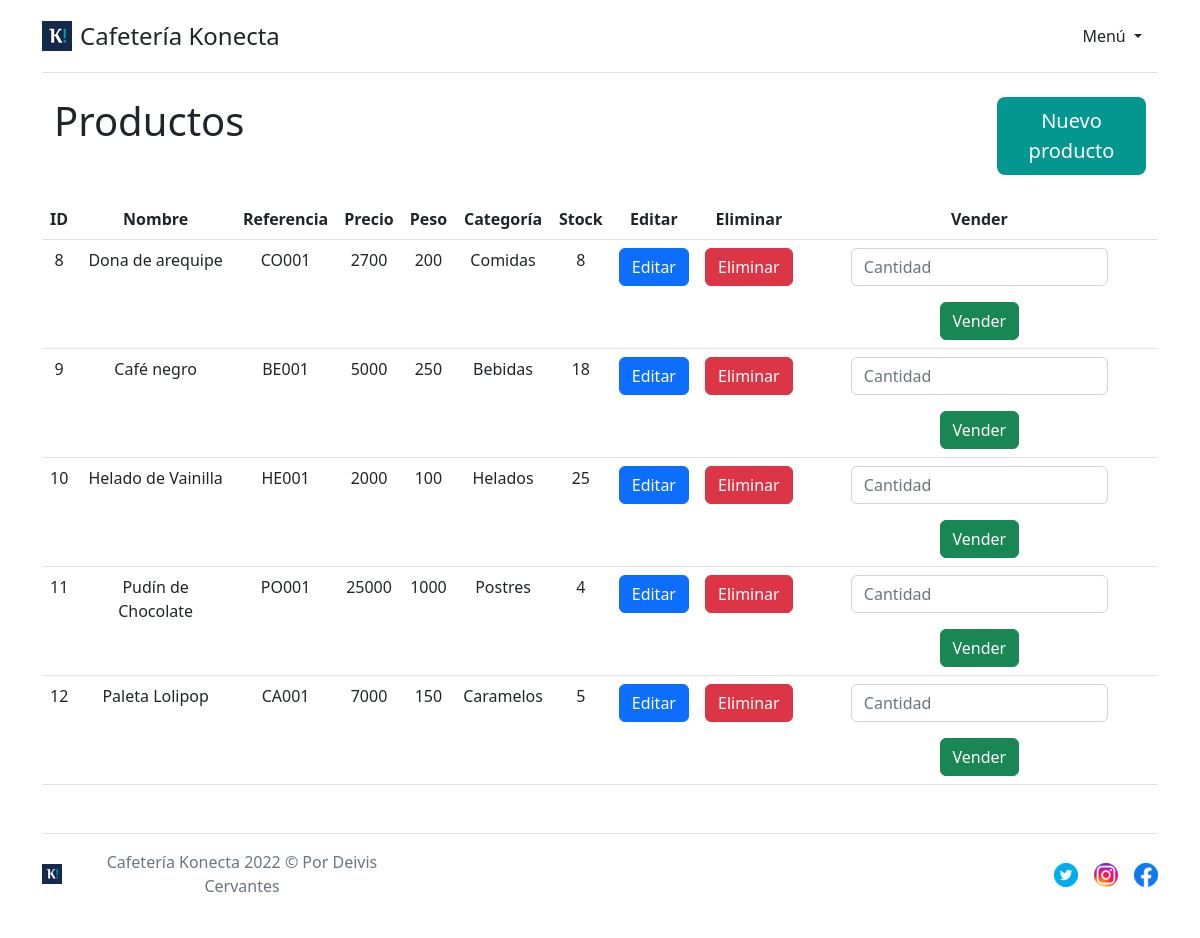
The page / on the database its author committed.
### tables this page shows
CREATE TABLE `products` (
  `id` int(11) NOT NULL,
  `name` varchar(255) NOT NULL,
  `reference` varchar(255) NOT NULL,
  `price` int(11) NOT NULL,
  `weight` int(11) NOT NULL,
  `category` varchar(255) NOT NULL,
  `stock` int(11) NOT NULL,
  `created_at` date NOT NULL
);

### index.php (called while the page is built)
<?php
include 'layouts/layout.php';

### products/show.php (the view, shortened to what this page needs)
<?php
include('db_connection.php');
$query = "SELECT * FROM products";
?>
<div class="container">
    <div class="row">
        <div class="col">
            <h1>Productos</h1>
        </div>
        <div class="col-2">
            <a href="?menu=nuevo-producto">
                <button type="button" class="btn btn-lg text-white" style="margin-left: 13px; background-color: #049790;">Nuevo producto</button>
            </a>
        </div>
    </div>
</div>
<table class="table table-hover mt-4 mb-5 text-center">
    <thead>
        <tr>
            <th>ID</th>
            <th>Nombre</th>
            <th>Referencia</th>
            <th>Precio</th>
            <th>Peso</th>
            <th>Categoría</th>
            <th>Stock</th>
            <th>Editar</th>
            <th>Eliminar</th>
            <th>Vender</th>
        </tr>
    </thead>
    <tbody>
        <?php $products = mysqli_query($connection, $query);
        while ($row = mysqli_fetch_assoc($products)) { ?>
            <tr>
                <td><?php echo $row["id"]; ?></td>
                <td><?php echo $row["name"]; ?></td>
                <td><?php echo $row["reference"]; ?></td>
                <td><?php echo $row["price"]; ?></td>
                <td><?php echo $row["weight"]; ?></td>
                <td><?php echo $row["category"]; ?></td>
                <td><?php echo $row["stock"]; ?></td>
                <td><a href="?menu=editar-producto&id=<?php echo $row["id"]; ?>"><button class="btn btn-primary">Editar</button></a></td>
                <td><a href="?menu=eliminar-producto&id=<?php echo $row["id"]; ?>"><button class="btn btn-danger">Eliminar</button></a></td>
                <td>
                    <form action="?menu=nueva-venta&id=<?php echo $row["id"]; ?>" method="POST" class="row row-cols-lg-auto g-3 align-items-center justify-content-center">
                        <div class="col-6">
                            <input type="number" class="form-control" id="sold" placeholder="Cantidad" name="sold">
                        </div>
                        <div class="col-6">
                            <button type="submit" class="btn btn-success">Vender</button>
                        </div>
                    </form>
                </td>
            </tr>
        <?php }
        mysqli_close($connection); ?>
    </tbody>
</table>

### layouts/layout.php (shortened to what this page needs)
<!doctype html>
<html lang="es">
<head>
    <link href="https://cdn.jsdelivr.net/npm/bootstrap@5.2.3/dist/css/bootstrap.min.css" rel="stylesheet">
</head>
<body>
    <div class="container">
        <?php include 'components/header.php' ?>
        <main class="flex-shrink-0">
            <?php include 'routing.php' ?>
        </main>
        <?php include('components/footer.php') ?>
    </div>
</body>
</html>

### layouts/components/header.php (shortened to what this page needs)
<header class="d-flex flex-wrap justify-content-center py-3 mb-4 border-bottom">
    <a href="/" class="d-flex align-items-center mb-3 mb-md-0 me-md-auto text-dark text-decoration-none">
        <img class="bi me-2" src="img/logo.png" alt="Logo konecta" width="30" height="30">
        <span class="fs-4">Cafetería Konecta</span>
    </a>
    <ul class="nav nav-pills">
        <li class="nav-item dropdown">
            <a class="nav-link dropdown-toggle text-dark" href="#" role="button" data-bs-toggle="dropdown" aria-expanded="false">
                Menú
            </a>
        </li>
    </ul>
</header>

### layouts/routing.php (shortened to what this page needs)
<?php
if (!isset($_GET['menu'])) {
    include('products/show.php');
}

### layouts/components/footer.php
<footer class="d-flex flex-wrap justify-content-between align-items-center py-3 my-4 border-top text-center">
    <div class="col-md-4 d-flex align-items-center">
        <a href="/" class="mb-3 me-2 mb-md-0 text-muted text-decoration-none lh-1">
            <img src="img/logo.png" alt="Logo Konecta" class="bi" width="20" height="20">
        </a>
        <span class="mb-3 mb-md-0 text-muted">Cafetería Konecta 2022 © Por Deivis Cervantes</span>
    </div>
    <ul class="nav col-md-3 justify-content-end list-unstyled d-flex">
        <li class="ms-3"><a class="text-muted" href="https://mobile.twitter.com/konectacolombia">
                <img src="img/twitter.png" alt="" class="bi" width="24" height="24">
            </a></li>
        <li class="ms-3"><a class="text-muted" href="instagram.com/konectacolombia/">
                <img src="img/instagram.png" alt="" class="bi" width="24" height="24">
            </a></li>
        <li class="ms-3"><a class="text-muted" href="https://www.facebook.com/konecta.col/">
                <img src="img/facebook.png" alt="" class="bi" width="24" height="24">
            </a></li>
    </ul>
</footer>

### rows shown on the page
products: id "8", name "Dona de arequipe", reference "CO001", price "2700", weight "200", category "Comidas", stock "8"
products: id "9", name "Café negro", reference "BE001", price "5000", weight "250", category "Bebidas", stock "18"
products: id "10", name "Helado de Vainilla", reference "HE001", price "2000", weight "100", category "Helados", stock "25"
products: id "11", name "Pudín de Chocolate", reference "PO001", price "25000", weight "1000", category "Postres", stock "4"
products: id "12", name "Paleta Lolipop", reference "CA001", price "7000", weight "150", category "Caramelos", stock "5"
